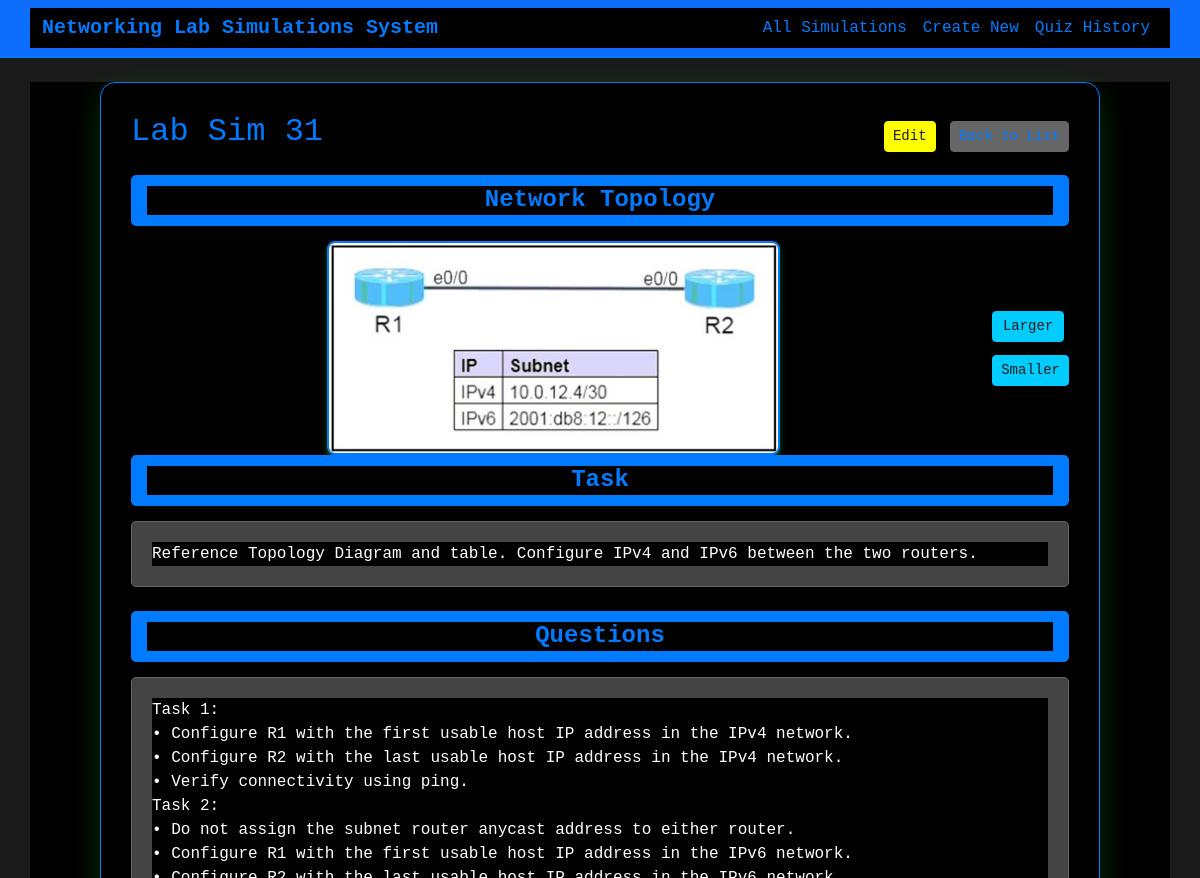
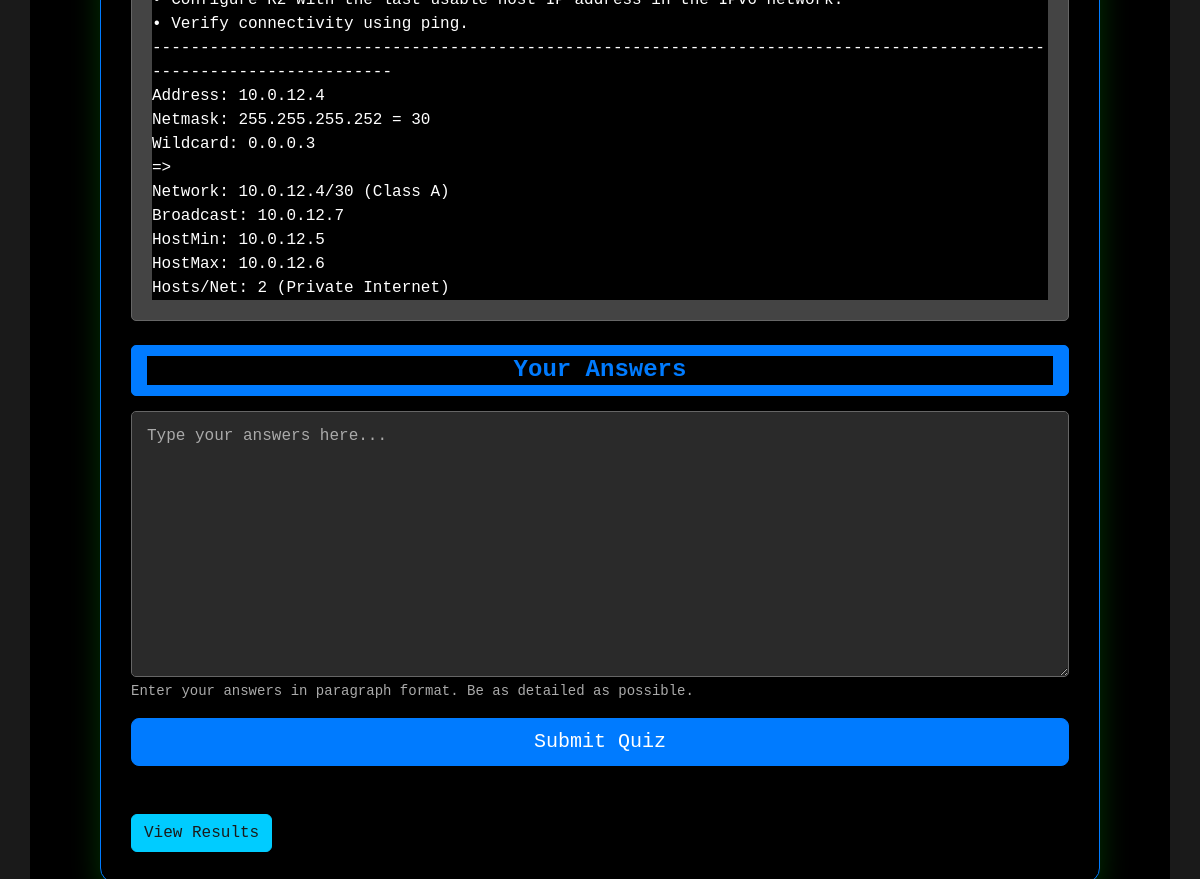
The app's page /simulation/44/ with its own data (2 pictures, top to bottom).
### lab_simulations/models.py (models this page shows, shortened)
class LabSimulation(models.Model):
    title = models.CharField(max_length=200)
    image = models.ImageField(upload_to='uploads/', help_text="Upload network topology image")
    task = models.TextField(help_text="Enter the task description")
    questions = models.TextField(help_text="Enter the questions (one per line or paragraph)")
    lab_answers = models.TextField(help_text="Enter the correct lab answers")
    user_answers = models.TextField(blank=True, help_text="User's submitted answers")
    created_at = models.DateTimeField(auto_now_add=True)
    updated_at = models.DateTimeField(auto_now=True)
    class Meta:
        ordering = ['-created_at']
    _COMMAND_EQUIVALENCIES = {
        'copy running-config startup-config': 'wr',
        'copy running-config start-up-config': 'wr',
        'copy running start': 'wr',
        'write memory': 'wr',
        'write mem': 'wr',
        'wr': 'wr',
        'configure terminal': 'conf t',
        'config t': 'conf t',
        'conf t': 'conf t',
        'interface': 'int',
        'int': 'int',
        'enable': 'en',
        'en': 'en',
        'no shutdown': 'no shut',
        'no shut': 'no shut',
        'exit': 'exit',
        'end': 'end',
        'line': 'line',
    }
    _SORTED_EQUIVALENCY_KEYS = sorted(_COMMAND_EQUIVALENCIES.keys(), key=len, reverse=True)

### lab_simulations/views.py (the view)
# urls.py: path('simulation/<int:pk>/', views.SimulationDetailView.as_view(), name='simulation_detail'),
class SimulationDetailView(DetailView):
    model = LabSimulation
    template_name = 'lab_simulations/simulation_detail.html'
    context_object_name = 'simulation'
    def get_context_data(self, **kwargs):
        context = super().get_context_data(**kwargs)
        context['quiz_form'] = QuizForm(instance=self.object)
        return context

### lab_simulations/forms.py
class QuizForm(forms.ModelForm):
    class Meta:
        model = LabSimulation
        fields = ['user_answers']
        widgets = {
            'user_answers': forms.Textarea(attrs={'class': 'form-control', 'rows': 10, 'placeholder': 'Type your answers here...'}),
        }
        labels = {
            'user_answers': 'Your Submitted Answers',
        }
    def __init__(self, *args, **kwargs):
        super().__init__(*args, **kwargs)
        if self.instance:
            self.initial['user_answers'] = ""

### lab_simulations/templates/lab_simulations/simulation_detail.html (shortened to what this page needs)
{% extends 'lab_simulations/base.html' %}
{% block content %}
<div class="quiz-container">
    <div class="row">
        <div class="col-md-12">
            <div class="d-flex justify-content-between align-items-center mb-3">
                <h2>{{ simulation.title }}</h2>
                <div>
                    <a href="{% url 'simulation_update' simulation.pk %}" class="btn btn-warning btn-sm">Edit</a>
                    <a href="{% url 'simulation_list' %}" class="btn btn-secondary btn-sm">Back to List</a>
                </div>
            </div>
            {% if simulation.image %}
                <div class="section-header">
                    <h4>Network Topology</h4>
                </div>
                <div class="d-flex justify-content-center align-items-center mb-12 image-container">
                    <img id="networkTopologyImage" src="{{ simulation.image.url }}" alt="Network Topology" class="network-topology-img">
                    <div class="ms-3 image-size-controls">
                        <button type="button" class="btn btn-sm btn-info mb-2" id="increaseImageSize">
                             Larger
                        </button>
                        <button type="button" class="btn btn-sm btn-info" id="decreaseImageSize">
                             Smaller
                        </button>
                    </div>
                </div>
            {% endif %}
            <div class="section-header">
                <h4>Task</h4>
            </div>
            <div class="content-section mb-4">
                <p>{{ simulation.task|linebreaks }}</p>
            </div>
            <div class="section-header">
                <h4>Questions</h4>
            </div>
            <div class="content-section mb-4">
                <p>{{ simulation.questions|linebreaks }}</p>
            </div>
            <div class="section-header">
                <h4>Your Answers</h4>
            </div>
            <form method="post" action="{% url 'submit_quiz' simulation.pk %}" class="quiz-form mb-5">
                <div class="mb-3">
                    {{ quiz_form.user_answers }}
                    <div class="form-text">Enter your answers in paragraph format. Be as detailed as possible.</div>
                </div>
                <div class="d-grid gap-2">
                    <button type="submit" class="btn btn-primary btn-lg">Submit Quiz</button>
                </div>
            </form>
            {% if simulation.user_answers %}
                <div class="mt-4">
                    <a href="{% url 'quiz_results' simulation.pk %}" class="btn btn-info">View Results</a>
                </div>
            {% endif %}
        </div>
    </div>
</div>
{% endblock %}

### static/css/style.css (style rules this page uses)
html { background-color: #1a1a1a !important; min-height: 100% !important; }
html, body { background-color: #1a1a1a !important; color: #007BFF !important; font-family: 'Courier New', monospace !important; min-height: 100vh !important; margin: 0; padding: 0; }
body::before { content: ''; position: fixed; top: 0; left: 0; width: 100%; height: 100%; background-color: #1a1a1a; z-index: -9999; pointer-events: none; }
*, *::before, *::after { color: #007BFF !important; box-sizing: border-box; }
h1, h2, h3, h4, h5, h6, p, span, div, label, small, li, td, th, a, strong, em, i, b { color: #007BFF !important; }
.row, .col, .col-1, .col-2, .col-3, .col-4, .col-5, .col-6, .col-7, .col-8, .col-9, .col-10, .col-11, .col-12, .col-sm, .col-sm-1, .col-sm-2, .col-sm-3, .col-sm-4, .col-sm-5, .col-sm-6, .col-sm-7, .col-sm-8, .col-sm-9, .col-sm-10, .col-sm-11, .col-sm-12, .col-md, .col-md-1, .col-md-2, .col-md-3, .col-md-4, .col-md-5, .col-md-6, .col-md-7, .col-md-8, .col-md-9, .col-md-10, .col-md-11, .col-md-12, .col-lg, .col-lg-1, .col-lg-2, .col-lg-3, .col-lg-4, .col-lg-5, .col-lg-6, .col-lg-7, .col-lg-8, .col-lg-9, .col-lg-10, .col-lg-11, .col-lg-12, .col-xl, .col-xl-1, .col-xl-2, .col-xl-3, .col-xl-4, .col-xl-5, .col-xl-6, .col-xl-7, .col-xl-8, .col-xl-9, .col-xl-10, .col-xl-11, .col-xl-12 { background-color: black; }
.quiz-container { background: black; color: #007BFF !important; border-radius: 15px; padding: 30px; margin: 20px 0; box-shadow: 0 10px 30px rgba(0, 255, 0, 0.2); border: 1px solid #007BFF; max-width: '1400px'; max-height: '1000px'; }
.section-header { background: #007BFF !important; color: #007BFF !important; padding: 15px 20px; border-radius: 10px; margin-bottom: 20px; backdrop-filter: blur(10px); border: 1px solid #007BFF; }
.section-header h4 { margin: 0; font-weight: 600; color: #007BFF !important; }
.btn { border-radius: 25px; padding: 10px 20px; font-weight: 600; transition: all 0.3s ease; background-color: #007BFF !important; color: #1a1a1a !important; border: 1px solid #007BFF !important; }
.btn-primary { background-color: #007BFF !important; border-color: #007BFF !important; color: #ffffff !important; }
.btn-secondary { background-color: #666 !important; border-color: #666 !important; color: #007BFF !important; }
.btn-warning { background-color: #ffff00 !important; border-color: #ffff00 !important; color: #1a1a1a !important; }
.btn-info { background-color: #00ccff !important; border-color: #00ccff !important; color: #1a1a1a !important; }
.form-control, .form-select { border-radius: 10px; border: 2px solid #007BFF !important; padding: 12px 15px; transition: border-color 0.3s ease; background-color: #2a2a2a !important; color: #007BFF !important; }
.form-control::placeholder { color: #666 !important; opacity: 1; }
.form-text { color: #00cc00 !important; }
textarea { background-color: #2a2a2a !important; color: #007BFF !important; border: 2px solid #007BFF !important; resize: vertical; }
a { color: #00cc00 !important; text-decoration: none; }
a.btn { text-decoration: none !important; }
body *, body *::before, body *::after { background-color: black; }

### lab_simulations/templates/lab_simulations/base.html (style rules this page uses)
.network-topology-img { max-width: 100%; height: auto; border: 2px solid #007BFF; border-radius: 8px; box-shadow: 0 4px 6px rgba(0, 255, 0, 0.3); transition: transform 0.3s ease; background-color: #2a2a2a; display: block; margin: 0 auto; }
.quiz-container { max-width: 1000px; max-height: none !important; width: 100%; margin: 0 auto; }
body { background-color: #343a40; color: white; }
.section-header { background: #007bff; color: white; padding: 10px 15px; border-radius: 5px; margin-bottom: 15px; text-align: center; }

### records on screen
LabSimulation: title "Lab Sim 31", image (picture), task "Reference Topology Diagram and table. Configure IPv4 and IPv6 between the two routers.", questions "Task 1: • Configure R1 with the first usable host IP address in the IPv4 network. • Configure R2 with the last usable host IP address in the IPv4 network. • Verify connectivity using ping. Task 2: • Do not assign the subnet router anycast address to either router. • Configure R1 with the first usable host IP address in the IPv6 network. • Configure R2 with the last usable host IP address in the IPv6 network. • Verify connectivity using ping. ---------------------------------------------------------------------------------------------------------------------- Address: 10.0.12.4 Netmask: 255.255.255.252 = 30 Wildcard: 0.0.0.3 => Network: 10.0.12.4/30 (Class A) Broadcast: 10.0.12.7 HostMin:…"
